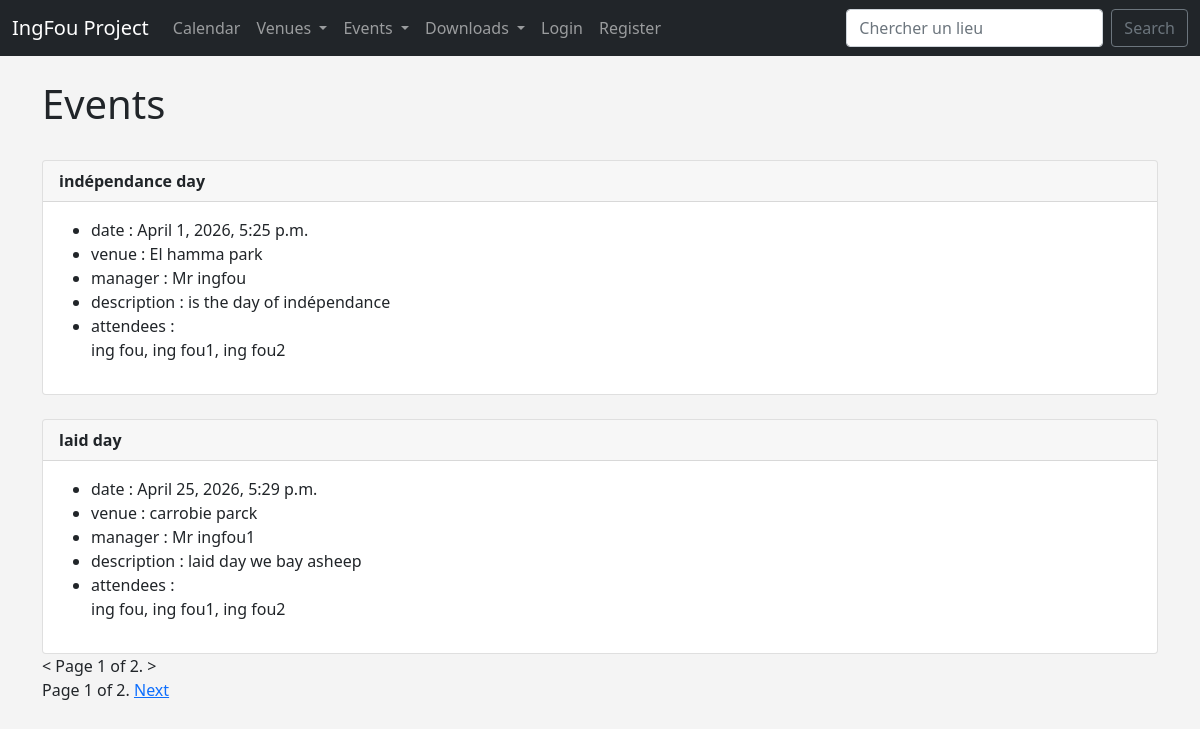
Page /cal/events/ on the committed database.
### clubweb/models.py (models this page shows)
class Event(models.Model):
    name = models.CharField('Event name', max_length=100)
    event_date = models.DateTimeField('Event date and time')
    venue = models.ForeignKey(Venue, on_delete=models.CASCADE, blank=True, null=True)
    manager = models.CharField('Event manager', max_length=60)
    description = models.TextField('Event description', blank=True)
    attendees = models.ManyToManyField(MyClubuser, blank=True) # participants
    def __str__(self):
        return self.name

class Venue(models.Model):
    name = models.CharField('Venue name', max_length=100)
    address = models.CharField('Venue address', max_length=100)
    zip_code = models.CharField('zip code', max_length=15)
    phone = models.CharField('contact phone', max_length=20, blank=True)
    web = models.URLField('website address', blank=True)
    email_address = models.EmailField('email address', blank=True)
    def __str__(self):
        return self.name

class MyClubuser(models.Model):
    first_name = models.CharField('First name', max_length=100)
    last_name = models.CharField('Last name', max_length=100)
    email = models.EmailField('Email address', blank=True)
    def __str__(self):
        return self.first_name + ' ' + self.last_name

### clubweb/views.py (the view)
# urls.py: path('events/', views.all_events, name='event_list'),
def all_events(request):
    event_list = Event.objects.all()
    paginator = Paginator(event_list, 2) # Show 2 events per page
    page = request.GET.get('page')
    try:
        event_list = paginator.page(page)
    except PageNotAnInteger:
        event_list = paginator.page(1)
    except EmptyPage:
        event_list = paginator.page(paginator.num_pages)
    return render(request, 'clubweb/event_list.html', {
        'event_list': event_list,
    })

### clubweb/templates/clubweb/event_list.html (shortened to what this page needs)
{% extends 'clubweb/base.html' %}
{% block content %}
<h1>Events</h1>
    {% for event in event_list %}
     <br>
    <div class="card">
        <div class="card-header"> <strong>{{ event }}</strong> </div>
            <div class="card-body">
                <ul>
                <li>date : {{ event.event_date }}</li>
                <li>venue : {{ event.venue }}</li>
                <li>manager : {{ event.manager}}</li>
                <li>description : {{ event.description }}</li>
                <li>attendees : {{ event.attendees.all|join:", " |linebreaks }}</li>
                </ul>
            </div>
    </div>
    {% endfor %}
    < Page {{ event_list.number }} of {{ event_list.paginator.num_pages }}. >
    <div class="pagination">
    <span class="page-links">
        <span class="current">
            Page {{ event_list.number }} of {{ event_list.paginator.num_pages }}.
        </span>
        {% if event_list.has_next %}
            <a href="?page={{ event_list.next_page_number }}">Next</a>
        {% endif %}
    </div>
{% endblock %}

### clubweb/templates/clubweb/base.html (style rules this page uses)
body { background-color: #f4f4f4; }

### rows in the picture
Event: name "indépendance day", event_date "April 1, 2026, 5:25 p.m.", venue "El hamma park", manager "Mr ingfou", description "is the day of indépendance", attendees.all "ing fou, ing fou1, ing fou2"
Event: name "laid day", event_date "April 25, 2026, 5:29 p.m.", venue "carrobie parck", manager "Mr ingfou1", description "laid day we bay asheep", attendees.all "ing fou, ing fou1, ing fou2"

### other values in the picture
{{ event_list.number }} "1"
{{ event_list.paginator.num_pages }} "2"
